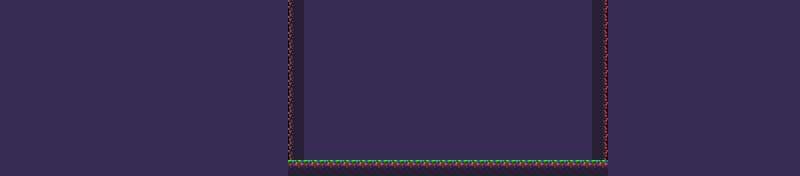

A level layout from a 2D game, rendered from its tile map. Below: a short description, then the map file with its tile-grid data intact:
An orthogonal 50x11 tile map with 16x16 px tiles, 2 tile layers (Calque de Tile 1, Background) and 3 objects.

<map version="2017.05.26" orientation="orthogonal" renderorder="right-down" width="50" height="11" tilewidth="16" tileheight="16" nextobjectid="29">
 <tileset firstgid="1" name="tileset1" tilewidth="16" tileheight="16" tilecount="136" columns="17">
  <image source="sheet.png" width="272" height="128" />
 </tileset>
 <objectgroup name="C1">
  <object id="22" x="289" y="160" width="320" height="16" />
  <object id="23" x="608.667" y="1" width="12.6667" height="158" />
  <object id="28" x="273.667" y="-0.666667" width="13.3333" height="161.333" />
 </objectgroup>
 <layer name="Calque de Tile 1" width="50" height="11">
  <data encoding="csv">
0,0,0,0,0,0,0,0,0,0,0,0,0,0,0,0,0,0,0,0,0,0,0,0,0,0,0,0,0,0,0,0,0,0,0,0,0,0,0,0,0,0,0,0,0,0,0,0,0,0,
0,0,0,0,0,0,0,0,0,0,0,0,0,0,0,0,0,0,0,0,0,0,0,0,0,0,0,0,0,0,0,0,0,0,0,0,0,0,0,0,0,0,0,0,0,0,0,0,0,0,
0,0,0,0,0,0,0,0,0,0,0,0,0,0,0,0,0,0,0,0,0,0,0,0,0,0,0,0,0,0,0,0,0,0,0,0,0,0,0,0,0,0,0,0,0,0,0,0,0,0,
0,0,0,0,0,0,0,0,0,0,0,0,0,0,0,0,0,0,0,0,0,0,0,0,0,0,0,0,0,0,0,0,0,0,0,0,0,0,0,0,0,0,0,0,0,0,0,0,0,0,
0,0,0,0,0,0,0,0,0,0,0,0,0,0,0,0,0,0,0,0,0,0,0,0,0,0,0,0,0,0,0,0,0,0,0,0,0,0,0,0,0,0,0,0,0,0,0,0,0,0,
0,0,0,0,0,0,0,0,0,0,0,0,0,0,0,0,0,0,0,0,0,0,0,0,0,0,0,0,0,0,0,0,0,0,0,0,0,0,0,0,0,0,0,0,0,0,0,0,0,0,
0,0,0,0,0,0,0,0,0,0,0,0,0,0,0,0,0,0,0,0,0,0,0,0,0,0,0,0,0,0,0,0,0,0,0,0,0,0,0,0,0,0,0,0,0,0,0,0,0,0,
0,0,0,0,0,0,0,0,0,0,0,0,0,0,0,0,0,0,0,0,0,0,0,0,0,0,0,0,0,0,0,0,0,0,0,0,0,0,0,0,0,0,0,0,0,0,0,0,0,0,
0,0,0,0,0,0,0,0,0,0,0,0,0,0,0,0,0,0,0,0,0,0,0,0,0,0,0,0,0,0,0,0,0,0,0,0,0,0,0,0,0,0,0,0,0,0,0,0,0,0,
0,0,0,0,0,0,0,0,0,0,0,0,0,0,0,0,0,0,0,0,0,0,0,0,0,0,0,0,0,0,0,0,0,0,0,0,0,0,0,0,0,0,0,0,0,0,0,0,0,0,
0,0,0,0,0,0,0,0,0,0,0,0,0,0,0,0,0,0,9,9,9,9,9,9,9,9,9,9,9,9,9,9,9,9,9,9,9,9,0,0,0,0,0,0,0,0,0,0,0,0
</data>
 </layer>
 <layer name="Background" width="50" height="11">
  <data encoding="csv">
98,98,98,98,98,98,98,98,98,98,98,98,98,98,98,98,98,98,28,98,98,98,98,98,98,98,98,98,98,98,98,98,98,98,98,98,98,30,98,98,98,98,98,98,98,98,98,98,98,98,
98,98,98,98,98,98,98,98,98,98,98,98,98,98,98,98,98,98,28,98,98,98,98,98,98,98,98,98,98,98,98,98,98,98,98,98,98,30,98,98,98,98,98,98,98,98,98,98,98,98,
98,98,98,98,98,98,98,98,98,98,98,98,98,98,98,98,98,98,28,98,98,98,98,98,98,98,98,98,98,98,98,98,98,98,98,98,98,30,98,98,98,98,98,98,98,98,98,98,98,98,
98,98,98,98,98,98,98,98,98,98,98,98,98,98,98,98,98,98,28,98,98,98,98,98,98,98,98,98,98,98,98,98,98,98,98,98,98,30,98,98,98,98,98,98,98,98,98,98,98,98,
98,98,98,98,98,98,98,98,98,98,98,98,98,98,98,98,98,98,28,98,98,98,98,98,98,98,98,98,98,98,98,98,98,98,98,98,98,30,98,98,98,98,98,98,98,98,98,98,98,98,
98,98,98,98,98,98,98,98,98,98,98,98,98,98,98,98,98,98,28,98,98,98,98,98,98,98,98,98,98,98,98,98,98,98,98,98,98,30,98,98,98,98,98,98,98,98,98,98,98,98,
98,98,98,98,98,98,98,98,98,98,98,98,98,98,98,98,98,98,28,98,98,98,98,98,98,98,98,98,98,98,98,98,98,98,98,98,98,30,98,98,98,98,98,98,98,98,98,98,98,98,
98,98,98,98,98,98,98,98,98,98,98,98,98,98,98,98,98,98,28,98,98,98,98,98,98,98,98,98,98,98,98,98,98,98,98,98,98,30,98,98,98,98,98,98,98,98,98,98,98,98,
98,98,98,98,98,98,98,98,98,98,98,98,98,98,98,98,98,98,28,98,98,98,98,98,98,98,98,98,98,98,98,98,98,98,98,98,98,30,98,98,98,98,98,98,98,98,98,98,98,98,
98,98,98,98,98,98,98,98,98,98,98,98,98,98,98,98,98,98,28,98,98,98,98,98,98,98,98,98,98,98,98,98,98,98,98,98,98,30,98,98,98,98,98,98,98,98,98,98,98,98,
98,98,98,98,98,98,98,98,98,98,98,98,98,98,98,98,98,98,0,0,0,0,0,0,0,0,0,0,0,0,0,0,0,0,0,0,0,0,98,98,98,98,98,98,98,98,98,98,98,98
</data>
 </layer>
</map>
